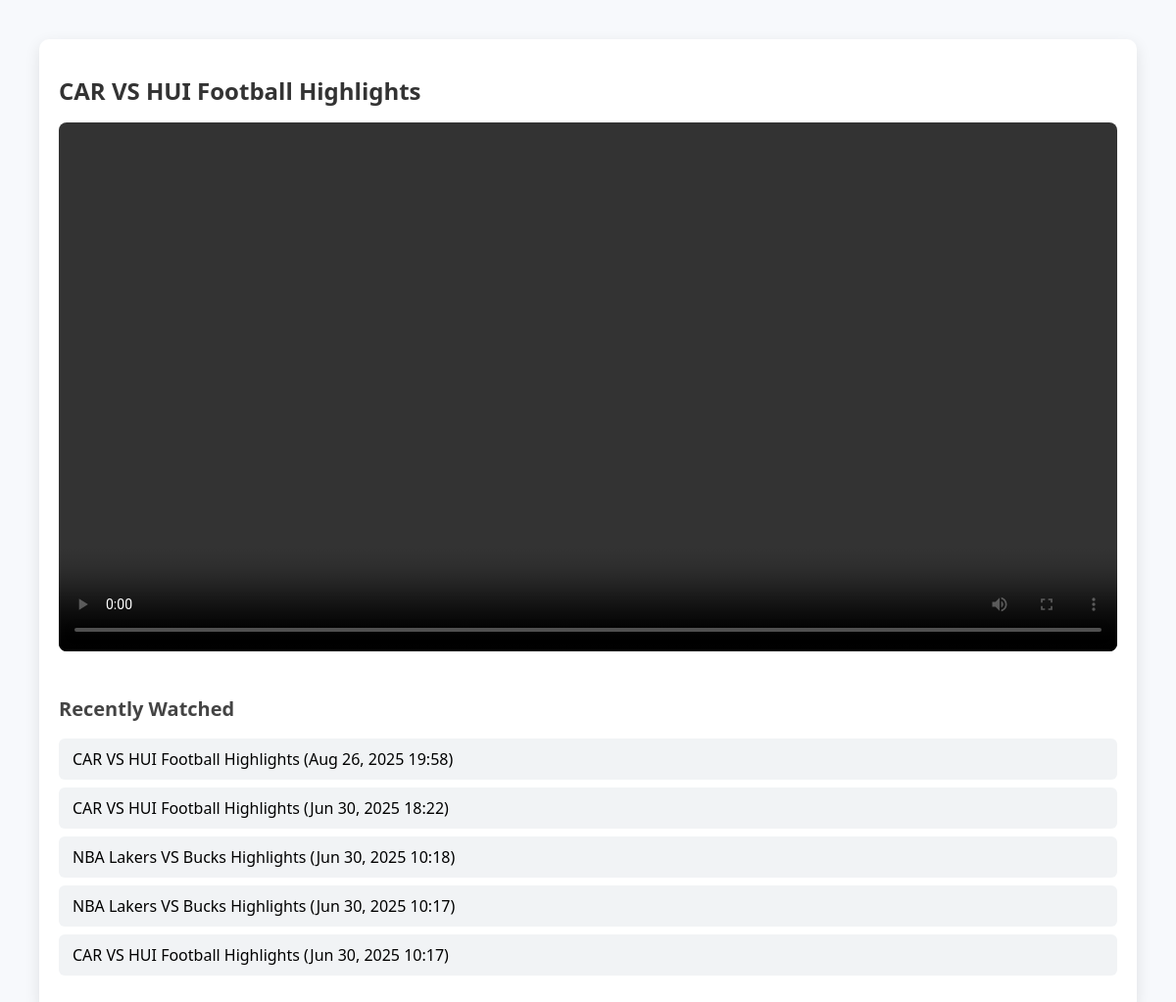
Page /watch/1/1/ on the committed database.
### core/models.py (models this page shows, shortened)
class Video(models.Model):
    title = models.CharField(max_length=100)
    file = models.FileField(upload_to='videos/')

class ViewingHistory(models.Model):
    user = models.ForeignKey(User, on_delete=models.CASCADE)
    video = models.ForeignKey(Video, on_delete=models.CASCADE, null=True, blank=True)  # <--- add this!
    watched_at = models.DateTimeField(auto_now_add=True)

### core/views.py (the view)
# urls.py: path('watch/<int:user_id>/<int:video_id>/', views.watch_video, name='watch_video'),
def watch_video(request, user_id, video_id):
    user = get_object_or_404(User, pk=user_id)
    video = get_object_or_404(Video, pk=video_id)
    ViewingHistory.objects.create(user=user, video=video)
    history = ViewingHistory.objects.filter(user=user).order_by('-watched_at')[:5]
    all_products = []
    for interest in user.preferences.all():
        products = list(Product.objects.filter(category=interest))
        if products:
            all_products.append(random.choice(products))
    popup_product = random.choice(all_products) if all_products else None
    return render(request, 'watch_video.html', {
        'user': user,
        'video': video,
        'history': history,
        'popup_product': popup_product,
    })

### core/templates/watch_video.html (shortened to what this page needs)
<!DOCTYPE html>
<html>
<head>
</head>
<body>
    <div id="videoWrapper">
        <h1>{{ video.title }}</h1>
        <video id="videoPlayer" controls>
            <source src="{{ video.file.url }}" type="video/mp4">
        </video>
        <div id="historySection">
            <h2>Recently Watched</h2>
            {% if history %}
                <ul class="history-list">
                    {% for h in history %}
                        <li>{{ h.video.title }} ({{ h.watched_at|date:"M d, Y H:i" }})</li>
                    {% endfor %}
                </ul>
            {% else %}
                <p>No history found.</p>
            {% endif %}
        </div>
    </div>
</body>
</html>

### core/templates/watch_video.html (style rules this page uses)
body { font-family: 'Segoe UI', Tahoma, Geneva, Verdana, sans-serif; background-color: #f7f9fc; margin: 0; padding: 40px; display: flex; gap: 40px; }
#videoWrapper { flex: 2; background: white; padding: 20px; border-radius: 10px; box-shadow: 0 5px 15px rgba(0,0,0,0.1); }
#videoWrapper h1 { font-size: 24px; color: #333; }
video { width: 100%; border-radius: 8px; }
#historySection { margin-top: 40px; }
#historySection h2 { font-size: 20px; color: #444; }
ul.history-list { list-style: none; padding: 0; }
ul.history-list li { background: #f1f3f5; margin-bottom: 8px; padding: 10px 14px; border-radius: 6px; }

### rows in the picture
Video: title "CAR VS HUI Football Highlights"
ViewingHistory: video "CAR VS HUI Football Highlights", watched_at "Jun 30, 2025 18:22"
ViewingHistory: video "NBA Lakers VS Bucks Highlights", watched_at "Jun 30, 2025 10:18"
ViewingHistory: video "NBA Lakers VS Bucks Highlights", watched_at "Jun 30, 2025 10:17"
ViewingHistory: video "CAR VS HUI Football Highlights", watched_at "Jun 30, 2025 10:17"
